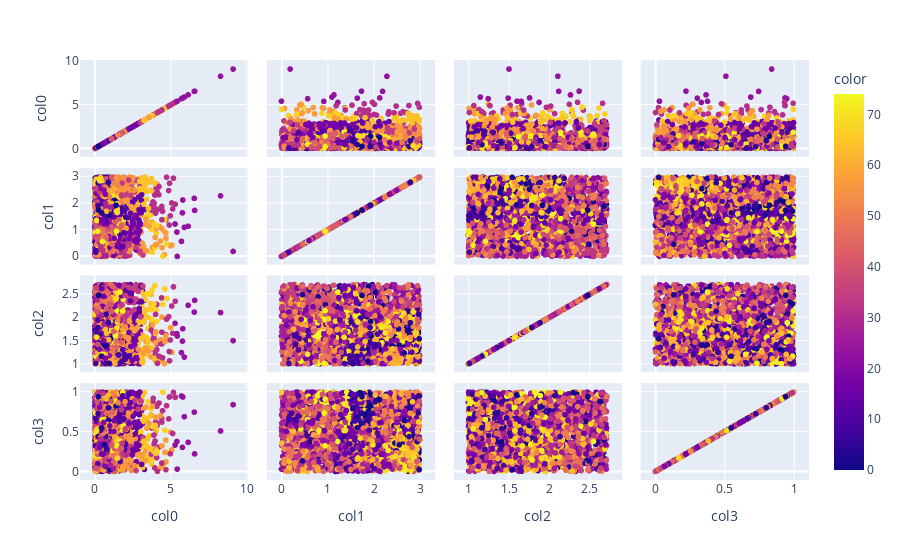

Notebook code for this chart:
### Code cell
px.scatter_matrix(test_df, dimensions=["col0", "col1", "col2", "col3"], color=mpd.predict_cluster(test_df[columns]))

### Figure 1 — Plotly figure (JSON) as saved in the notebook; plotly's stock layout.template omitted (floating-point values rounded to 4 significant figures; data arrays with more than 128 entries replaced by an {"elided": "..."} marker saying what was removed)
{"data": [{"dimensions": [{"axis": {"matches": true}, "label": "col0", "values": {"elided": "2500 float values"}}, {"axis": {"matches": true}, "label": "col1", "values": {"elided": "2500 float values"}}, {"axis": {"matches": true}, "label": "col2", "values": {"elided": "2500 float values"}}, {"axis": {"matches": true}, "label": "col3", "values": {"elided": "2500 float values"}}], "hovertemplate": "%{xaxis.title.text}=%{x}<br>%{yaxis.title.text}=%{y}<br>color=%{marker.color}<extra></extra>", "legendgroup": "", "marker": {"color": {"elided": "2500 int values"}, "coloraxis": "coloraxis", "symbol": "circle"}, "name": "", "showlegend": false, "type": "splom"}], "layout": {"coloraxis": {"colorbar": {"title": {"text": "color"}}, "colorscale": [[0, "#0d0887"], [0.1111, "#46039f"], [0.2222, "#7201a8"], [0.3333, "#9c179e"], [0.4444, "#bd3786"], [0.5556, "#d8576b"], [0.6667, "#ed7953"], [0.7778, "#fb9f3a"], [0.8889, "#fdca26"], [1, "#f0f921"]]}, "dragmode": "select", "legend": {"tracegroupgap": 0}, "margin": {"t": 60}}}
